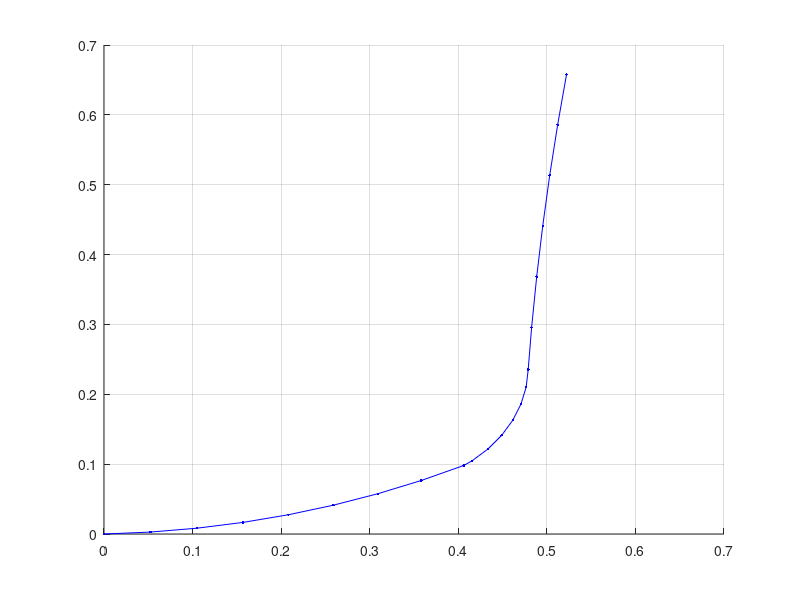

This figure's MATLAB source: (Note: this script raises an error after producing the figure.)
%
%Aula 4 08-03-2024
%


addpath('lib')

close all; clear;


%Dados constantes robo
wheel_diameter = 0.20;
wheel_separation = 0.60;
pulses_turn = 2048;
gear_ratio = 1;

%Posicoes iniciais
th_i = 0;
P_i = [0, 0]';

th = th_i;
P = P_i;

%Valores de input
R = [0,223,446,669,892,1115,1338,1561,1784,2007,2230,2453,2676,2899,3122,3345,3568,3791,4014,4237,4460,4683];
L = [0,120,240,360,480, 600, 720, 840, 960, 810, 750, 690, 630, 570, 510, 450, 621, 873,1125,1377,1629,1881];

%Calcular o K
k = (pi*wheel_diameter) / (gear_ratio*pulses_turn);

allP = zeros(2,size(R,2));
allTh = zeros(size(R,2),1);

%Calcular posicoes
for i=2:size(R,2)
    
    %Obter NR e NL
    NR = R(i)-R(i-1);
    NL = L(i)-L(i-1);

    %Calcular deltas rodas
    delta_l = k * NL;
    delta_r = k * NR;

    %Calcular deltas angular e lineares
    delta_theta = (delta_r-delta_l) / wheel_separation;
    delta_linear = (delta_r + delta_l) / 2;

    %Calcular novo theta
    th = th + delta_theta;

    %Calcular novo P(x,y)
    P = P + [delta_linear*cos(th), delta_linear*sin(th)]';

    allP(:,i) = P;
    allTh(i) = th;
end

grid on; hold on
x=allP(1,:);
y=allP(2,:);

plot(x,y,'.-b')

ss=1;
dCR=diff(R);
dCL=diff(L);
text(x(2:ss:end),y(2:ss:end)-0.01,string(dCR(1:ss:end)), 'FontSize',8,'Color','r')
text(x(2:ss:end),y(2:ss:end)+0.01,string(dCL(1:ss:end)), 'FontSize',8,'Color','b', 'HorizontalAlignment','right')



%% Agora triciclo

close all; clear;


%Internal parameters
wheel_diameter = 0.20;
rear_wheels_separation = 0.80;
pulses_turn = 1024;
gear_ratio = 1;
steering_resolution = 1;%deg

%Posicoes iniciais
th_i = 0;
P_i = [0,0]';

th = th_i;
P = P_i;

%Input vectors
S = [0,219,442,674,875,1113,1350,1520,1744,2001,2214,2440,2723,2934,3127,3399,3594,3860,4080,4321,4533,4701];
alpha = [0,0,5,5,8,8,10,10,10,12,10,7,6,3,-4,-8, -10, -12, -14, -12, -10,-8]; % deg


%Calcular o K
k = (pi*wheel_diameter) / (gear_ratio*pulses_turn);

allP = zeros(2,size(S,2));
allTh = zeros(size(S,2),1);

%Calcular posicoes
for i=2:size(S,2)
    
    %Obter NS e NA
    NS = S(i)-S(i-1);
    NA = deg2rad(alpha(i));

    %Calcular delta velocidade
    delta_V = k*NS;
    delta_A = k*NA;
    
    %Calcular novo theta
    th = th + sin(delta_A)*delta_V/rear_wheels_separation;

    %Calcular novo P(x,y)
    P = P + [delta_V*cos(th)*cos(delta_A), delta_V*sin(th)*cos(delta_A)]';

    allP(:,i) = P;
    allTh(i) = th;
end

grid on; hold on

plot(allP(1,:),allP(2,:),'.-b')


%% Telemovel

close all; clear;
figure;
axis([-1 1 -1 1 -1 1]);
axis square;
xlabel('X');
ylabel('Y');
zlabel('Z');
grid on;
hold on;

STATUS = 'CONNECTING'

m = mobiledev('Xiaomi - Redmi Note 9 Pro(6199)')
% m = mobiledev

% Define the vertices of the smartphone
vertices = [0.5  0.5 -0.5 -0.5  0.5  0.5 -0.5 -0.5 % X
            0.8 -0.8 -0.8  0.8  0.8 -0.8 -0.8  0.8 % Y
            0.1  0.1  0.1  0.1 -0.1 -0.1 -0.1 -0.1]; % Z


% Define the faces of the smartphone
faces = [1 2 6 5 % front
4 3 7 8 % back
1 4 8 5 % left
2 3 7 6 % right
1 2 3 4 % top
5 6 7 8];% bottom

% Plot the initial orientation of the model
h=patch('Vertices', vertices', 'Faces', faces,'FaceColor', 'b');
view(3)
STATUS = 'BEGINNING'
while 1
    accel = m.Acceleration;
    
    g = accel/norm(accel);
    if numel(g) < 3
        continue;
    end
       
    % m.Acceleration
    g
    gx = g(1);
    gy = g(2);
    gz = g(3);

    pitch = atan2(-gx, sqrt(gy^2+gz^2));
    roll = atan2(gy,gz);
    
    R_pitch = [cos(pitch) 0 sin(pitch)
        0 1 0
        -sin(pitch) 0 cos(pitch)];

    R_roll = [1 0 0
            0 cos(roll)  -sin(roll)
            0 sin(roll) cos(roll)
            ];

    
    % Compute rotated vertices
    rotated_vertices= R_roll*R_pitch*vertices;
    % Update plot with rotated vertices
    h.Vertices=rotated_vertices';
    pause(0.1)

end


%% Telemovel 2

close all; clear;
figure;
axis([-1 1 -1 1 -1 1]);
axis square;
xlabel('X');
ylabel('Y');
zlabel('Z');
grid on;
hold on;

STATUS = 'CONNECTING'

m = mobiledev('Xiaomi - Redmi Note 9 Pro(6199)')
% m = mobiledev

% Define the vertices of the smartphone
vertices = [0.5  0.5 -0.5 -0.5  0.5  0.5 -0.5 -0.5 % X
            0.8 -0.8 -0.8  0.8  0.8 -0.8 -0.8  0.8 % Y
            0.1  0.1  0.1  0.1 -0.1 -0.1 -0.1 -0.1]; % Z


% Define the faces of the smartphone
faces = [1 2 6 5 % front
4 3 7 8 % back
1 4 8 5 % left
2 3 7 6 % right
1 2 3 4 % top
5 6 7 8];% bottom

% Plot the initial orientation of the model
h=patch('Vertices', vertices', 'Faces', faces,'FaceColor', 'b');
view(3)
STATUS = 'BEGINNING'

count = 0;
velocity = [0,0,0];
position = [0,0,0];
angs_big = [0,0,0];

delta_t = 0.1;

allP = zeros(100,3);
allAng = zeros(100,3);

for i=1:size(allP, 1)
    i
    accel = m.Acceleration;
    angs = m.AngularVelocity;
    
    g = accel/norm(accel)

    if numel(g) < 3
        continue;
    end
    if numel(angs) < 3
        continue
    end


    velocity = velocity + g * delta_t
    position= position+ velocity * delta_t

    angs_big = angs_big + angs * delta_t

    allAng(i,:) = angs_big;
    allP(i,:) = position;


       
    % m.Acceleration
    g
    gx = g(1);
    gy = g(2);
    gz = g(3);

    pitch = atan2(-gx, sqrt(gy^2+gz^2));
    roll = atan2(gy,gz);
    
    R_pitch = [cos(pitch) 0 sin(pitch)
        0 1 0
        -sin(pitch) 0 cos(pitch)];

    R_roll = [1 0 0
            0 cos(roll)  -sin(roll)
            0 sin(roll) cos(roll)
            ];

    
    % Compute rotated vertices
    rotated_vertices= R_roll*R_pitch*vertices;
    % Update plot with rotated vertices
    h.Vertices=rotated_vertices';
    pause(0.1)
    count = count + 1;

end

close all
hold on
allP
plot3(allP(:,1), allP(:,2), allP(:, 3), '.-g')


%//end of file